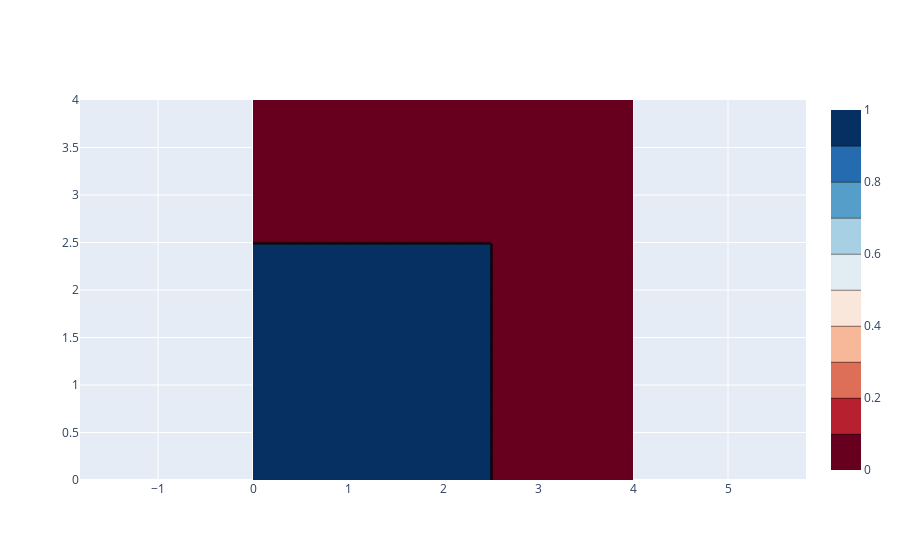

Write notebook code for a chart like this one.
### Code cell
gridvalues_combined_tidy = np.vstack([x_gridvalues.flatten(), y_gridvalues.flatten()]).T
knn_class_probabilities = knn_classifier.predict_proba(gridvalues_combined_tidy)
probability_postive_class = knn_class_probabilities[:,1]

fig = go.Figure(data=[
    go.Contour(
        x = x_range
        ,y = y_range
        ,z = probability_postive_class.reshape(x_gridvalues.shape)
        ,colorscale = 'RdBu'
    )
])
fig.update_yaxes(
    scaleanchor = "x",
    scaleratio = 1,
  )

fig.show()

### Figure 1 — Plotly figure (JSON) as saved in the notebook; plotly's stock layout.template omitted (floating-point values rounded to 4 significant figures; data arrays with more than 128 entries replaced by an {"elided": "..."} marker saying what was removed)
{"data": [{"colorscale": [[0, "rgb(103,0,31)"], [0.1, "rgb(178,24,43)"], [0.2, "rgb(214,96,77)"], [0.3, "rgb(244,165,130)"], [0.4, "rgb(253,219,199)"], [0.5, "rgb(247,247,247)"], [0.6, "rgb(209,229,240)"], [0.7, "rgb(146,197,222)"], [0.8, "rgb(67,147,195)"], [0.9, "rgb(33,102,172)"], [1, "rgb(5,48,97)"]], "type": "contour", "x": {"elided": "201 float values"}, "y": {"elided": "201 float values"}, "z": {"elided": "201x201 int values"}}], "layout": {"yaxis": {"scaleanchor": "x", "scaleratio": 1}}}
